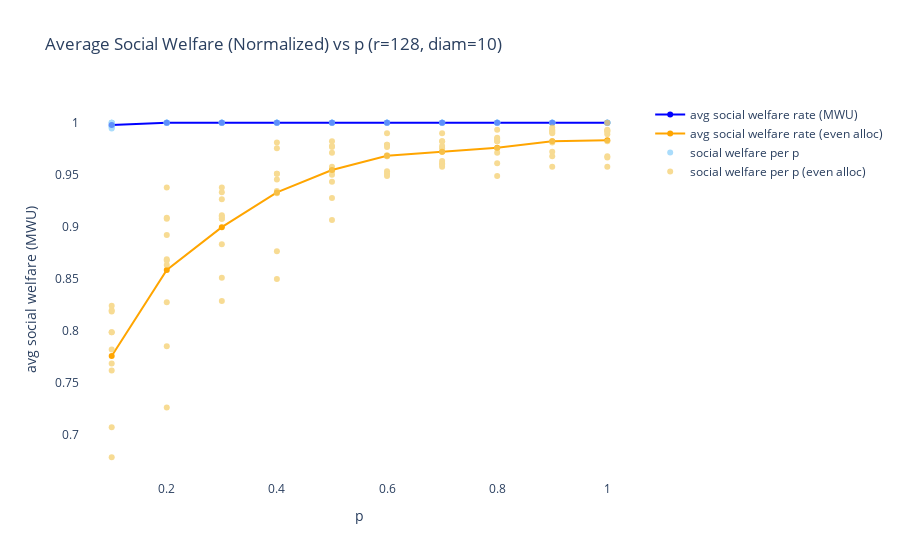
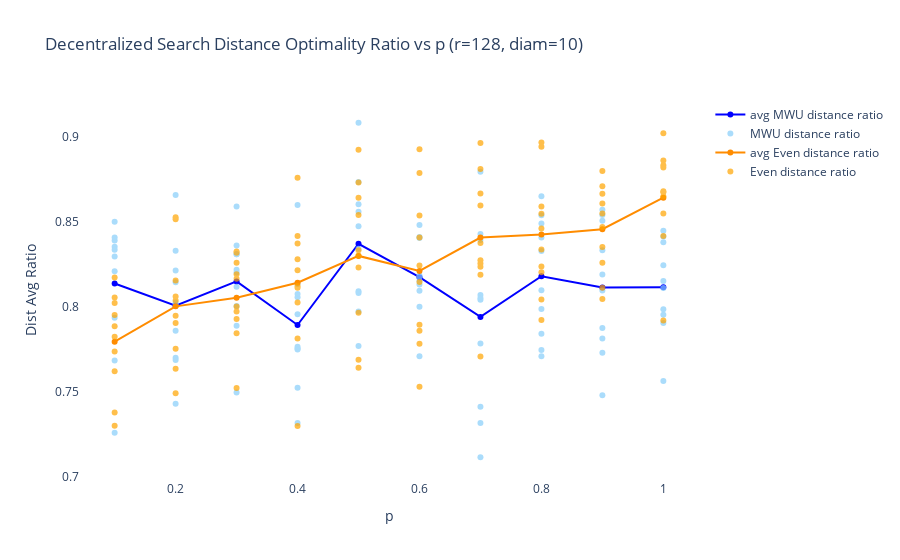
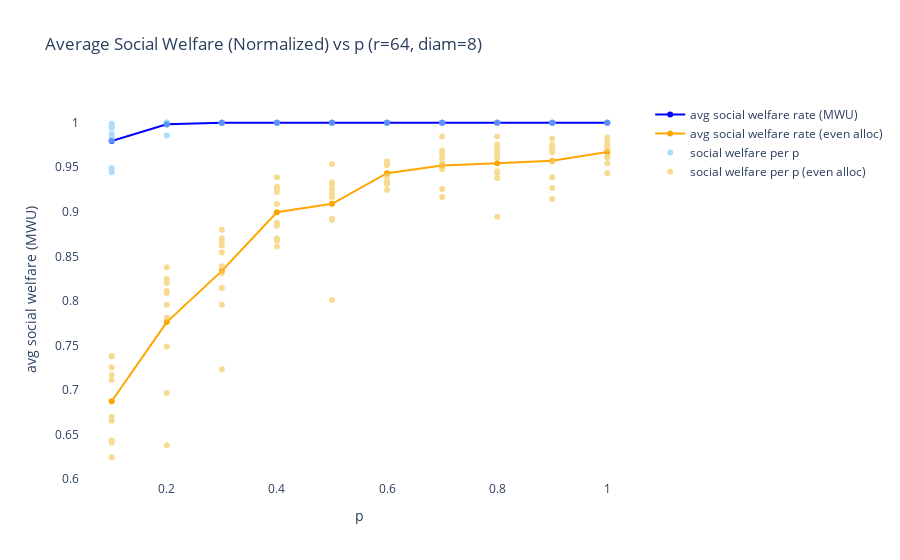
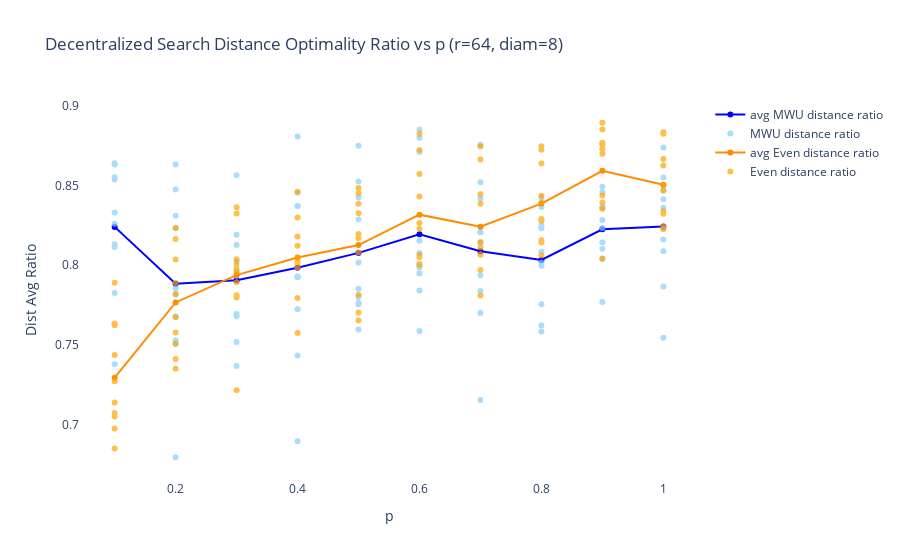

These figures' notebook cell, in order:
### Markdown cell above
### Independently distributed providers

### Code cell
comp_strat(create_kg, MWU, {'lrate' : lrate}, plaw_resources=True, simplest=False)
